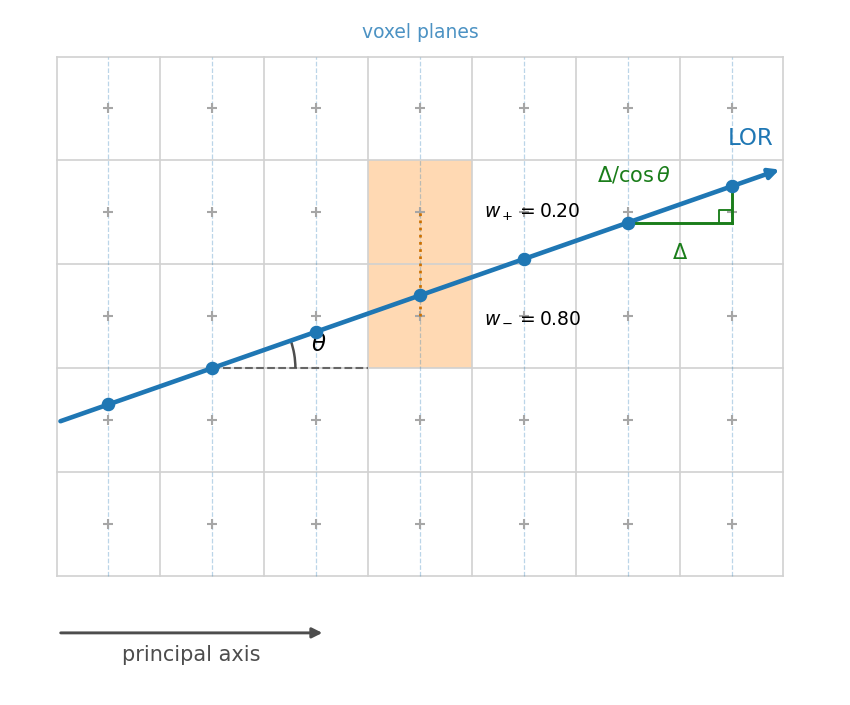

Source code (Python):
#!/usr/bin/env python3
"""Generate figures/joseph_principle.png for the RecoCrysp tutorial (projection).

A 2D schematic of Joseph's method: a LOR crosses a voxel grid; the method steps
over the voxel planes perpendicular to the ray's principal axis, interpolates in
each plane, and scales the plane sum by the correction factor Delta/cos(theta).
Geometry is computed numerically so the crossings and weights are exact.

Run from this directory:  python3 joseph_principle.py
"""
import numpy as np
import matplotlib.pyplot as plt
from matplotlib.patches import Rectangle, Arc

Nx, Ny = 7, 5
m = 0.35                       # ray slope; |m| < 1 so x is the principal axis
y0 = 1.15
cos_t = 1.0 / np.hypot(1.0, m)
theta_deg = np.degrees(np.arctan(m))

xs = np.arange(Nx)             # voxel planes (columns) at the voxel-centre x's
yc = y0 + m * xs               # ray crossing height at each plane

fig, ax = plt.subplots(figsize=(7.8, 4.8))

# voxel grid (cell boundaries) and centres
for gx in np.arange(-0.5, Nx, 1.0):
    ax.plot([gx, gx], [-0.5, Ny - 0.5], color="0.82", lw=0.8, zorder=1)
for gy in np.arange(-0.5, Ny, 1.0):
    ax.plot([-0.5, Nx - 0.5], [gy, gy], color="0.82", lw=0.8, zorder=1)
Xc, Yc = np.meshgrid(xs, np.arange(Ny))
ax.plot(Xc.ravel(), Yc.ravel(), "+", color="0.65", ms=5, zorder=2)

# voxel planes (perpendicular to the principal axis)
for x in xs:
    ax.plot([x, x], [-0.5, Ny - 0.5], color="C0", lw=0.6, ls="--", alpha=0.30, zorder=1)

# interpolation neighbours at one representative plane (column kc)
kc = 3
yk = yc[kc]
jlo = int(np.floor(yk)); jhi = jlo + 1
whi = yk - jlo; wlo = 1.0 - whi
for j in (jlo, jhi):
    ax.add_patch(Rectangle((kc - 0.5, j - 0.5), 1, 1, facecolor="#ffd9b3",
                           edgecolor="none", zorder=0))
ax.plot([kc, kc], [jlo, jhi], color="#cc7000", lw=1.3, ls=":", zorder=3)
ax.text(kc + 0.62, jlo, f"$w_-={wlo:.2f}$", va="center", ha="left", fontsize=9)
ax.text(kc + 0.62, jhi, f"$w_+={whi:.2f}$", va="center", ha="left", fontsize=9)

# the LOR
xr = np.array([-0.5, Nx - 0.5])
yr = y0 + m * xr
ax.annotate("", xy=(xr[1], yr[1]), xytext=(xr[0], yr[0]),
            arrowprops=dict(arrowstyle="-|>", color="C0", lw=2.2), zorder=4)
ax.text(xr[1] - 0.1, yr[1] + 0.22, "LOR", color="C0", fontsize=11, ha="right")

# ray-plane crossings
ax.plot(xs, yc, "o", color="C0", ms=5.5, zorder=5)

# angle theta at the x=1 crossing
xa, ya = xs[1], yc[1]
ax.plot([xa, xa + 1.5], [ya, ya], color="0.4", lw=1.0, ls="--", zorder=3)
ax.add_patch(Arc((xa, ya), 1.6, 1.6, angle=0, theta1=0, theta2=theta_deg,
                 color="0.3", lw=1.2, zorder=3))
ax.text(xa + 0.95, ya + 0.16, r"$\theta$", fontsize=11)

# correction-factor triangle between planes x=5 and x=6
x1, x2 = xs[5], xs[6]
yA, yB = yc[5], yc[6]
ax.plot([x1, x2], [yA, yA], color="#1a7d1a", lw=1.4, zorder=4)      # Delta
ax.plot([x2, x2], [yA, yB], color="#1a7d1a", lw=1.4, zorder=4)      # rise
sq = 0.12
ax.plot([x2 - sq, x2 - sq, x2], [yA, yA + sq, yA + sq], color="#1a7d1a", lw=0.9, zorder=4)
ax.text((x1 + x2) / 2, yA - 0.20, r"$\Delta$", color="#1a7d1a",
        ha="center", va="top", fontsize=10)
ax.text((x1 + x2) / 2 - 0.08, (yA + yB) / 2 + 0.18,
        r"$\Delta/\cos\theta$", color="#1a7d1a", ha="right", va="bottom", fontsize=10)

# principal-axis arrow
ax.annotate("", xy=(2.1, -1.05), xytext=(-0.5, -1.05),
            arrowprops=dict(arrowstyle="-|>", color="0.3", lw=1.4))
ax.text(0.8, -1.32, "principal axis", color="0.3", ha="center", fontsize=10)
ax.text(3.0, Ny - 0.32, "voxel planes", color="C0", fontsize=9, alpha=0.8, ha="center")

ax.set_xlim(-0.9, Nx)
ax.set_ylim(-1.6, Ny - 0.1)
ax.set_aspect("equal")
ax.axis("off")
fig.tight_layout()
fig.savefig("joseph_principle.png", dpi=150, bbox_inches="tight")
print("wrote joseph_principle.png")
